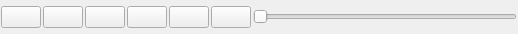
<ui version="4.0" >
 <class>AnimateControlWidget</class>
 <widget class="QWidget" name="AnimateControlWidget" >
  <property name="geometry" >
   <rect>
    <x>0</x>
    <y>0</y>
    <width>518</width>
    <height>34</height>
   </rect>
  </property>
  <property name="windowTitle" >
   <string>Animation Control</string>
  </property>
  <layout class="QHBoxLayout" >
   <property name="spacing" >
    <number>2</number>
   </property>
   <property name="leftMargin" >
    <number>1</number>
   </property>
   <property name="topMargin" >
    <number>1</number>
   </property>
   <property name="rightMargin" >
    <number>1</number>
   </property>
   <property name="bottomMargin" >
    <number>1</number>
   </property>
   <item>
    <widget class="QPushButton" name="button_play_or_pause" >
     <property name="toolTip" >
      <string>This button will source it's icon and tooltip from the other two, which will be hidden.</string>
     </property>
     <property name="text" >
      <string/>
     </property>
     <property name="icon" >
      <iconset resource="../qt-resources/qt_widgets.qrc" >:/gnome_media_playback_start_22.png</iconset>
     </property>
     <property name="iconSize" >
      <size>
       <width>22</width>
       <height>22</height>
      </size>
     </property>
     <property name="checkable" >
      <bool>false</bool>
     </property>
    </widget>
   </item>
   <item>
    <widget class="QPushButton" name="button_play" >
     <property name="toolTip" >
      <string>Play the animation</string>
     </property>
     <property name="text" >
      <string/>
     </property>
     <property name="icon" >
      <iconset resource="../qt-resources/qt_widgets.qrc" >:/gnome_media_playback_start_22.png</iconset>
     </property>
     <property name="iconSize" >
      <size>
       <width>22</width>
       <height>22</height>
      </size>
     </property>
     <property name="checkable" >
      <bool>true</bool>
     </property>
    </widget>
   </item>
   <item>
    <widget class="QPushButton" name="button_pause" >
     <property name="toolTip" >
      <string>Pause the animation</string>
     </property>
     <property name="text" >
      <string/>
     </property>
     <property name="icon" >
      <iconset resource="../qt-resources/qt_widgets.qrc" >:/gnome_media_playback_pause_22.png</iconset>
     </property>
     <property name="iconSize" >
      <size>
       <width>22</width>
       <height>22</height>
      </size>
     </property>
     <property name="checkable" >
      <bool>true</bool>
     </property>
     <property name="checked" >
      <bool>false</bool>
     </property>
    </widget>
   </item>
   <item>
    <widget class="QPushButton" name="button_seek_beginning" >
     <property name="toolTip" >
      <string>Reset the animation to the beginning</string>
     </property>
     <property name="text" >
      <string/>
     </property>
     <property name="icon" >
      <iconset resource="../qt-resources/qt_widgets.qrc" >:/seek_beginning_22.png</iconset>
     </property>
     <property name="iconSize" >
      <size>
       <width>22</width>
       <height>22</height>
      </size>
     </property>
    </widget>
   </item>
   <item>
    <widget class="QPushButton" name="button_step_backwards" >
     <property name="toolTip" >
      <string>Step backwards one frame  Ctrl+Shift+I</string>
     </property>
     <property name="text" >
      <string/>
     </property>
     <property name="icon" >
      <iconset resource="../qt-resources/qt_widgets.qrc" >:/gnome_seek_backward_22.png</iconset>
     </property>
     <property name="iconSize" >
      <size>
       <width>22</width>
       <height>22</height>
      </size>
     </property>
     <property name="autoRepeat" >
      <bool>true</bool>
     </property>
     <property name="autoRepeatInterval" >
      <number>200</number>
     </property>
    </widget>
   </item>
   <item>
    <widget class="QPushButton" name="button_step_forwards" >
     <property name="toolTip" >
      <string>Step forwards one frame  Ctrl+I</string>
     </property>
     <property name="text" >
      <string/>
     </property>
     <property name="icon" >
      <iconset resource="../qt-resources/qt_widgets.qrc" >:/gnome_seek_forward_22.png</iconset>
     </property>
     <property name="iconSize" >
      <size>
       <width>22</width>
       <height>22</height>
      </size>
     </property>
     <property name="autoRepeat" >
      <bool>true</bool>
     </property>
     <property name="autoRepeatInterval" >
      <number>200</number>
     </property>
    </widget>
   </item>
   <item>
    <widget class="QSlider" name="slider_current_time" >
     <property name="orientation" >
      <enum>Qt::Horizontal</enum>
     </property>
    </widget>
   </item>
  </layout>
 </widget>
 <resources>
  <include location="../qt-resources/qt_widgets.qrc" />
 </resources>
 <connections/>
</ui>
